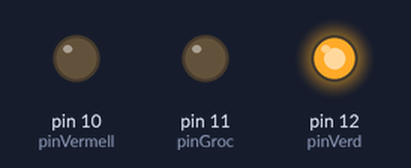
The sketch below on a simulated Arduino Uno, built with avr-gcc and run on an emulated ATmega328P. Shown: output pins drawn as LEDs (lit = HIGH).

Above: at 2.0 s.
At 4.7 s:
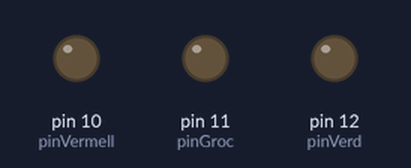
At 6.2 s:
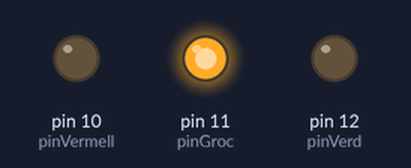
At 11.0 s:
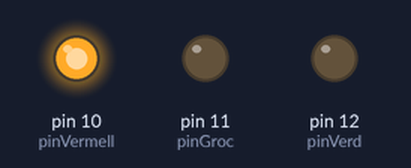
Timing chart, 0 to 16.9 s (numbered marks = the images above):
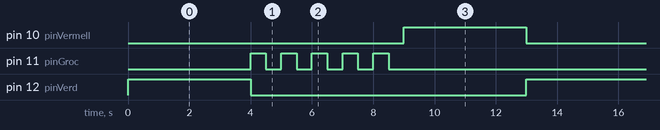

The sketch:

02_Parpelleig_secuencia_tres_LED.ino
```cpp
const int pinVerd = 12;           // Es declara la constant "pinVerd" amb el número de pin 12
const int pinGroc = 11;           // Es declara la constant "pinGroc" amb el número de pin 11
const int pinVermell = 10;        // Es declara la constant "pinVermell" amb el número de pin 10
int demora = 4000;                // Es declara la variable "demora" amb un valor de 4000 (temps en mil·lisegons)

void setup() {
  pinMode (pinVerd, OUTPUT);      // Configura el pin "pinVerd" com a sortida
  pinMode (pinGroc, OUTPUT);      // Configura el pin "pinGroc" com a sortida
  pinMode (pinVermell, OUTPUT);   // Configura el pin "pinVermell" com a sortida
  digitalWrite(pinVerd, LOW);     // Estableix el pin "pinVerd" en LOW (apagat)
  digitalWrite(pinGroc, LOW);     // Estableix el pin "pinGroc" en LOW (apagat)
  digitalWrite(pinVermell, LOW);  // Estableix el pin "pinVermell" en LOW (apagat)
}

void loop() {
  digitalWrite(pinVerd,HIGH);           // Encén el pin "pinVerd"
  delay(demora);                        // Espera "demora" mil·lisegons
  digitalWrite(pinVerd,LOW);            // Apaga el pin "pinVerd"

  // Repetició 5 vegades
    digitalWrite(pinGroc,HIGH);         // Encén el pin "pinGroc"
    delay(500);                         // Espera 500 mil·lisegons
    digitalWrite(pinGroc,LOW);          // Apaga el pin "pinGroc"
    delay(500);                         // Espera 500 mil·lisegons
    digitalWrite(pinGroc,HIGH);
    delay(500);
    digitalWrite(pinGroc,LOW);
    delay(500);
    digitalWrite(pinGroc,HIGH);
    delay(500);
    digitalWrite(pinGroc,LOW);
    delay(500);
    digitalWrite(pinGroc,HIGH);
    delay(500);
    digitalWrite(pinGroc,LOW);
    delay(500);
    digitalWrite(pinGroc,HIGH);
    delay(500);
    digitalWrite(pinGroc,LOW);
    delay(500);

  digitalWrite(pinVermell,HIGH);        // Encén el pin "pinVermell"
  delay(demora);                        // Espera "demora" mil·lisegons
  digitalWrite(pinVermell,LOW);         // Apaga el pin "pinVermell"
}
```

Measured:
- by itself, pin 10 (pinVermell), pin 12 (pinVerd): alternates HIGH for 4.0 s and LOW for 9.0 s
- by itself, pin 11 (pinGroc): repeats every 13.0 s: 4 × (LOW 0.50 s, HIGH 0.50 s), LOW 8.5 s, HIGH 0.50 s
- by itself, everything shown: repeats every 13.0 s, in 13 steps
